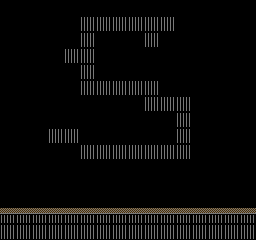

Tiled map render using the project's own tile images. Description and the whole map definition, tile-layer contents included, below:
An orthogonal 16x15 tile map with 16x16 px tiles, 1 tile layer (Tile Layer 1) and 3 objects.

<map version="1.2" tiledversion="1.3.4" orientation="orthogonal" renderorder="right-down" width="16" height="15" tilewidth="16" tileheight="16" infinite="0" nextlayerid="16" nextobjectid="225">
 <tileset firstgid="1" source="TileSet.tsx" />
 <layer id="1" name="Tile Layer 1" width="16" height="15">
  <data encoding="csv">
0,0,0,0,0,0,0,0,0,0,0,0,0,0,0,0,
0,0,0,0,0,14,14,14,14,14,14,0,0,0,0,0,
0,0,0,0,0,14,0,0,0,14,0,0,0,0,0,0,
0,0,0,0,14,14,0,0,0,0,0,0,0,0,0,0,
0,0,0,0,0,14,0,0,0,0,0,0,0,0,0,0,
0,0,0,0,0,14,14,14,14,14,0,0,0,0,0,0,
0,0,0,0,0,0,0,0,0,14,14,14,0,0,0,0,
0,0,0,0,0,0,0,0,0,0,0,14,0,0,0,0,
0,0,0,14,14,0,0,0,0,0,0,14,0,0,0,0,
0,0,0,0,0,14,14,14,14,14,14,14,0,0,0,0,
0,0,0,0,0,0,0,0,0,0,0,0,0,0,0,0,
0,0,0,0,0,0,0,0,0,0,0,0,0,0,0,0,
0,0,0,0,0,0,0,0,0,0,0,0,0,0,0,0,
10,10,10,10,10,10,10,10,10,10,10,10,10,10,10,10,
14,14,14,14,14,14,14,14,14,14,14,14,14,14,14,14
</data>
 </layer>
 <objectgroup id="12" name="EndShard">
  <object id="224" x="224" y="176" width="16" height="16" />
 </objectgroup>
 <objectgroup id="8" name="BlastShard" />
 <objectgroup id="2" name="Cole">
  <object id="223" x="16" y="192" width="16" height="16" />
 </objectgroup>
 <objectgroup id="3" name="Platforms">
  <object id="220" x="0" y="208" width="256" height="32" />
 </objectgroup>
 <objectgroup id="8" name="Pole" />
 <objectgroup id="15" name="Checkpoint" />
 <objectgroup id="13" name="EnemyStationaryR" />
 <objectgroup id="14" name="EnemyStationaryL" />
 <objectgroup id="9" name="Enemy" />
 <objectgroup id="9" name="Ledge" />
 <objectgroup id="4" name="Water" />
 <objectgroup id="5" name="Rail" />
 <objectgroup id="6" name="ElePhone" />
 <objectgroup id="7" name="EleJunc" />
 <objectgroup id="11" name="People" />
</map>
